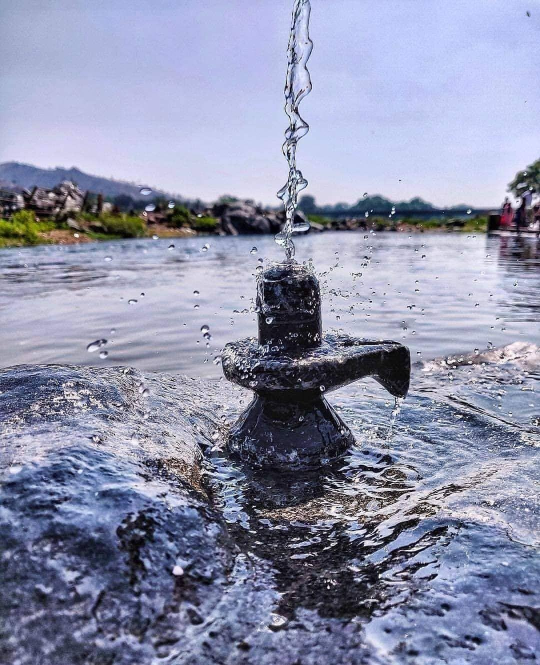
#> input picture Lord_siva.jpg, 1080 x 1330 px (shown at 1/2 size)
$ python Imp_functions.py
#> lines starting #> are read from the running program, lines starting #| are printed output that depends on the picture; after the words box and inside, x2 and y2 are one past the last pixel; in counts of white or black regions, pixels touching at a corner belong together
import cv2 as cv

img = cv.imread('Lord_siva.jpg')
#> img is the input picture: shape (1330, 1080, 3); mean B, G, R 171.5, 145.4, 141.6
cv.imshow('rgb',img)

#converting RGB image to Gray image
gray = cv.cvtColor(img,cv.COLOR_BGR2GRAY)
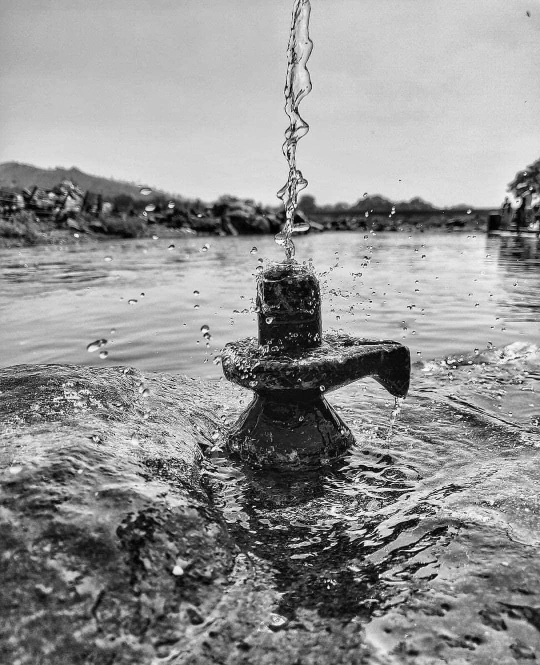
#> gray: shape (1330, 1080) (shown at 1/2 size); min 0, max 255, mean 147.2
# cv.imshow('gray',gray)

#Blur image
blur = cv.GaussianBlur(img,(7,7),cv.BORDER_DEFAULT)
# cv.imshow('Blur',blur)
#blur is used to reduce the edges in the image

#Edges in the image
# canny = cv.Canny(img,125,175)   #contains more edges
canny = cv.Canny(blur,125,175)   #contains less edges due to blur
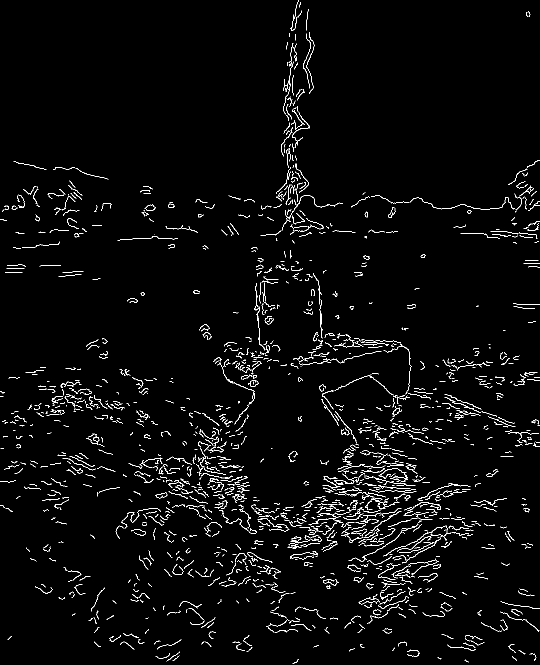
#> canny: shape (1330, 1080) (shown at 1/2 size); 2.6% white in thin lines or dots
cv.imshow('Edges', canny)

#dilation of an image
dilated = cv.dilate(canny,(3,3),iterations=3)
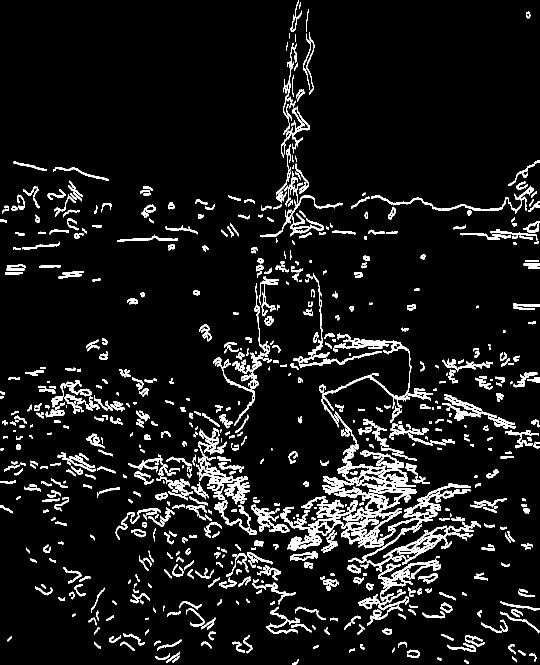
#> dilated: shape (1330, 1080) (shown at 1/2 size); 8.1% white; 854 white regions (71 under 20 px), largest, box (x1, y1, x2, y2) and area: (561, 874, 833, 1101) 13904, (392, 858, 499, 1009) 3243, (717, 1117, 882, 1221) 3146
cv.imshow('dilated', dilated)

#eroded image
eroded = cv.erode(dilated,(3,3),iterations=3)
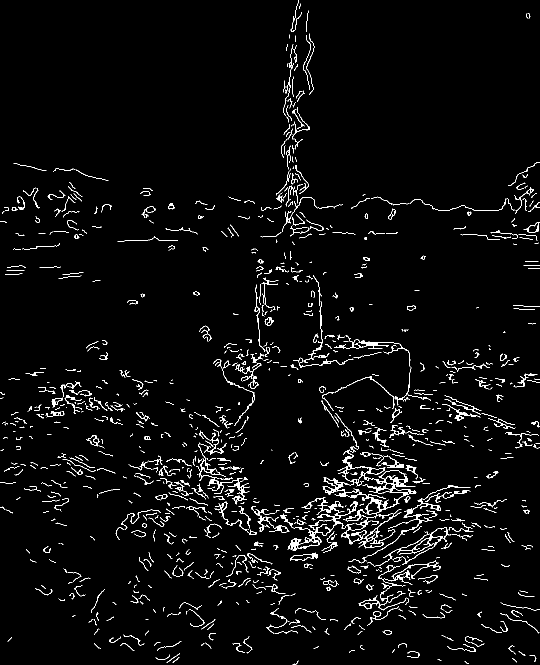
#> eroded: shape (1330, 1080) (shown at 1/2 size); 3.2% white in thin lines or dots
cv.imshow('eroded',eroded)

#Resizing
resized = cv.resize(img,(500,500),interpolation=cv.INTER_AREA)
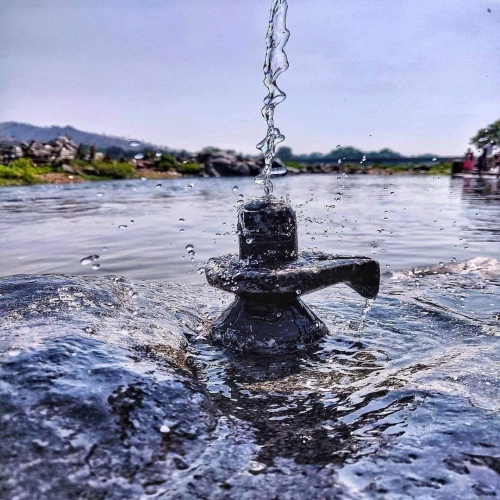
#> resized: shape (500, 500, 3); mean B, G, R 171.5, 145.4, 141.6
# interpolation is cv.INTER_AREA in case of reducing the size, else cv.INTER_LINEAR or cv.INTER_CUBIC
cv.imshow('resized',resized)

#Cropping an image
cropped = img[10:120, 120:200]
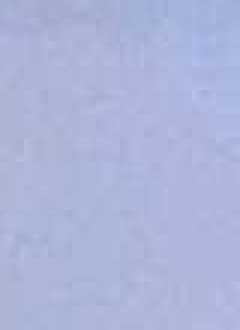
#> cropped: shape (110, 80, 3) (shown 3 times larger); mean B, G, R 219.1, 181.5, 172
cv.imshow('cropped',cropped)
# print(img.shape) # to know the dimesions

cv.waitKey(0)
